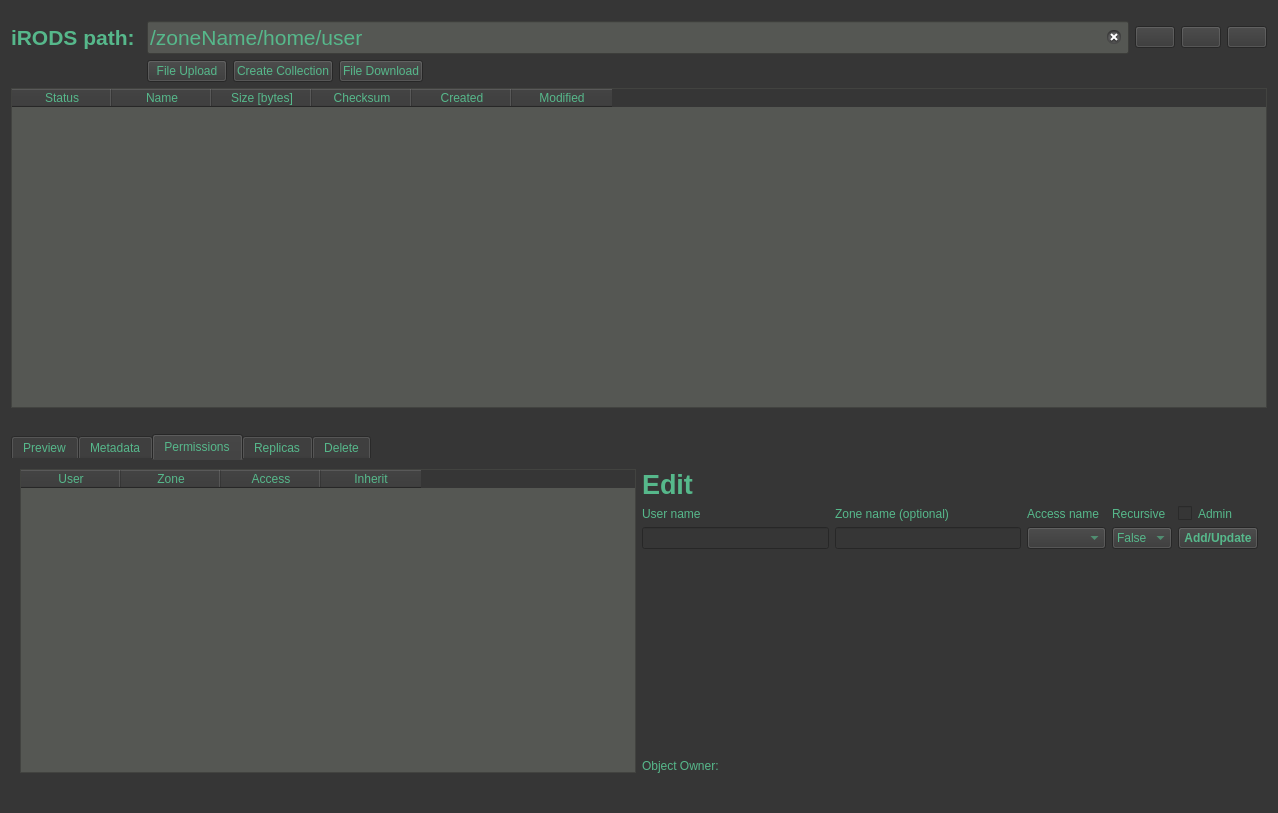
<?xml version="1.0" encoding="UTF-8"?>
<ui version="4.0">
 <class>tabBrowser</class>
 <widget class="QWidget" name="tabBrowser">
  <property name="geometry">
   <rect>
    <x>0</x>
    <y>0</y>
    <width>1278</width>
    <height>813</height>
   </rect>
  </property>
  <property name="windowTitle">
   <string>Form</string>
  </property>
  <property name="styleSheet">
   <string notr="true">QWidget
{
    color: rgb(86, 184, 139);
    background-color: rgb(54, 54, 54);
    border-color: rgb(86, 184, 139);
    selection-background-color: rgb(58, 152, 112);
}

QTabWidget
{
    background-color: rgb(85, 87, 83);
}

QTableWidget
{
    background-color: rgb(85, 87, 83);
    selection-background-color: rgb(58, 152, 112);
    border-color: rgb(86, 184, 139);
}

QLabel#errorLabel
{
    color: rgb(217, 174, 23);
}

QLineEdit#inputPath
{
    background-color: rgb(85, 87, 83);
    border-color: rgb(86, 184, 139);
}

QPushButton#dataDeleteButton
{
    background-color: rgb(164, 0, 0);
    color: rgb(46, 52, 54);
}</string>
  </property>
  <layout class="QVBoxLayout" name="verticalLayout">
   <item>
    <spacer name="verticalSpacer_13">
     <property name="orientation">
      <enum>Qt::Vertical</enum>
     </property>
     <property name="sizeType">
      <enum>QSizePolicy::Minimum</enum>
     </property>
     <property name="sizeHint" stdset="0">
      <size>
       <width>20</width>
       <height>10</height>
      </size>
     </property>
    </spacer>
   </item>
   <item>
    <layout class="QGridLayout" name="gridLayout">
     <item row="0" column="0">
      <widget class="QLabel" name="label_2">
       <property name="font">
        <font>
         <pointsize>16</pointsize>
         <weight>75</weight>
         <bold>true</bold>
        </font>
       </property>
       <property name="text">
        <string>iRODS path: </string>
       </property>
      </widget>
     </item>
     <item row="0" column="1">
      <widget class="QLineEdit" name="inputPath">
       <property name="font">
        <font>
         <pointsize>16</pointsize>
        </font>
       </property>
       <property name="styleSheet">
        <string notr="true"/>
       </property>
       <property name="text">
        <string>/zoneName/home/user</string>
       </property>
       <property name="echoMode">
        <enum>QLineEdit::Normal</enum>
       </property>
       <property name="placeholderText">
        <string/>
       </property>
       <property name="clearButtonEnabled">
        <bool>true</bool>
       </property>
      </widget>
     </item>
     <item row="0" column="2">
      <widget class="QPushButton" name="refreshButton">
       <property name="text">
        <string/>
       </property>
       <property name="icon">
        <iconset>
         <normaloff>../icons/refresh.png</normaloff>../icons/refresh.png</iconset>
       </property>
      </widget>
     </item>
     <item row="0" column="3">
      <widget class="QPushButton" name="parentButton">
       <property name="enabled">
        <bool>true</bool>
       </property>
       <property name="text">
        <string/>
       </property>
       <property name="icon">
        <iconset>
         <normaloff>../icons/arrow-up.png</normaloff>../icons/arrow-up.png</iconset>
       </property>
      </widget>
     </item>
     <item row="0" column="4">
      <widget class="QPushButton" name="homeButton">
       <property name="text">
        <string/>
       </property>
       <property name="icon">
        <iconset>
         <normaloff>../icons/home.png</normaloff>../icons/home.png</iconset>
       </property>
      </widget>
     </item>
     <item row="1" column="0">
      <layout class="QHBoxLayout" name="horizontalLayout_4"/>
     </item>
     <item row="1" column="1">
      <layout class="QHBoxLayout" name="horizontalLayout_5">
       <item>
        <widget class="QPushButton" name="UploadButton">
         <property name="text">
          <string>File Upload</string>
         </property>
        </widget>
       </item>
       <item>
        <widget class="QPushButton" name="createCollButton">
         <property name="text">
          <string>Create Collection</string>
         </property>
        </widget>
       </item>
       <item>
        <widget class="QPushButton" name="DownloadButton">
         <property name="text">
          <string>File Download</string>
         </property>
        </widget>
       </item>
       <item>
        <spacer name="horizontalSpacer">
         <property name="orientation">
          <enum>Qt::Horizontal</enum>
         </property>
         <property name="sizeHint" stdset="0">
          <size>
           <width>40</width>
           <height>20</height>
          </size>
         </property>
        </spacer>
       </item>
      </layout>
     </item>
    </layout>
   </item>
   <item>
    <widget class="QTableWidget" name="collTable">
     <property name="minimumSize">
      <size>
       <width>0</width>
       <height>250</height>
      </size>
     </property>
     <property name="styleSheet">
      <string notr="true"/>
     </property>
     <property name="sizeAdjustPolicy">
      <enum>QAbstractScrollArea::AdjustToContents</enum>
     </property>
     <property name="editTriggers">
      <set>QAbstractItemView::NoEditTriggers</set>
     </property>
     <property name="alternatingRowColors">
      <bool>false</bool>
     </property>
     <property name="selectionMode">
      <enum>QAbstractItemView::SingleSelection</enum>
     </property>
     <property name="selectionBehavior">
      <enum>QAbstractItemView::SelectRows</enum>
     </property>
     <column>
      <property name="text">
       <string notr="true">Status</string>
      </property>
      <property name="toolTip">
       <string notr="true"/>
      </property>
      <property name="whatsThis">
       <string notr="true"/>
      </property>
     </column>
     <column>
      <property name="text">
       <string>Name</string>
      </property>
     </column>
     <column>
      <property name="text">
       <string>Size [bytes]</string>
      </property>
     </column>
     <column>
      <property name="text">
       <string>Checksum</string>
      </property>
     </column>
     <column>
      <property name="text">
       <string>Created</string>
      </property>
     </column>
     <column>
      <property name="text">
       <string>Modified</string>
      </property>
     </column>
    </widget>
   </item>
   <item>
    <spacer name="verticalSpacer_12">
     <property name="orientation">
      <enum>Qt::Vertical</enum>
     </property>
     <property name="sizeType">
      <enum>QSizePolicy::Minimum</enum>
     </property>
     <property name="sizeHint" stdset="0">
      <size>
       <width>20</width>
       <height>20</height>
      </size>
     </property>
    </spacer>
   </item>
   <item>
    <widget class="QTabWidget" name="viewTabs">
     <property name="styleSheet">
      <string notr="true"/>
     </property>
     <property name="currentIndex">
      <number>2</number>
     </property>
     <widget class="QWidget" name="preview">
      <property name="font">
       <font>
        <weight>50</weight>
        <bold>false</bold>
       </font>
      </property>
      <property name="autoFillBackground">
       <bool>false</bool>
      </property>
      <attribute name="title">
       <string>Preview</string>
      </attribute>
      <layout class="QVBoxLayout" name="verticalLayout_2">
       <item>
        <widget class="QTextBrowser" name="previewBrowser"/>
       </item>
      </layout>
     </widget>
     <widget class="QWidget" name="metadata">
      <attribute name="title">
       <string>Metadata</string>
      </attribute>
      <layout class="QHBoxLayout" name="horizontalLayout">
       <item>
        <widget class="QTableWidget" name="metadataTable">
         <property name="minimumSize">
          <size>
           <width>600</width>
           <height>300</height>
          </size>
         </property>
         <property name="styleSheet">
          <string notr="true"/>
         </property>
         <property name="sizeAdjustPolicy">
          <enum>QAbstractScrollArea::AdjustToContents</enum>
         </property>
         <property name="editTriggers">
          <set>QAbstractItemView::NoEditTriggers</set>
         </property>
         <property name="selectionMode">
          <enum>QAbstractItemView::SingleSelection</enum>
         </property>
         <property name="selectionBehavior">
          <enum>QAbstractItemView::SelectRows</enum>
         </property>
         <column>
          <property name="text">
           <string>Key</string>
          </property>
         </column>
         <column>
          <property name="text">
           <string>Value</string>
          </property>
         </column>
         <column>
          <property name="text">
           <string>Units</string>
          </property>
         </column>
        </widget>
       </item>
       <item>
        <layout class="QGridLayout" name="gridLayout_2">
         <item row="0" column="0">
          <widget class="QPushButton" name="metaLoadFile">
           <property name="text">
            <string>Load File</string>
           </property>
          </widget>
         </item>
         <item row="1" column="0">
          <widget class="QLabel" name="label_3">
           <property name="font">
            <font>
             <pointsize>20</pointsize>
             <weight>75</weight>
             <bold>true</bold>
            </font>
           </property>
           <property name="text">
            <string>Edit</string>
           </property>
          </widget>
         </item>
         <item row="5" column="0">
          <widget class="QLabel" name="label_4">
           <property name="text">
            <string>Key</string>
           </property>
          </widget>
         </item>
         <item row="5" column="1">
          <widget class="QLabel" name="label_6">
           <property name="text">
            <string>Value</string>
           </property>
          </widget>
         </item>
         <item row="5" column="2">
          <widget class="QLabel" name="label_5">
           <property name="text">
            <string>Units</string>
           </property>
          </widget>
         </item>
         <item row="7" column="0">
          <widget class="QLineEdit" name="metaKeyField"/>
         </item>
         <item row="7" column="1">
          <widget class="QLineEdit" name="metaValueField"/>
         </item>
         <item row="7" column="2">
          <widget class="QLineEdit" name="metaUnitsField"/>
         </item>
         <item row="8" column="0">
          <widget class="QPushButton" name="metaAddButton">
           <property name="font">
            <font>
             <weight>75</weight>
             <bold>true</bold>
            </font>
           </property>
           <property name="text">
            <string>Add</string>
           </property>
          </widget>
         </item>
         <item row="8" column="1">
          <widget class="QPushButton" name="metaUpdateButton">
           <property name="font">
            <font>
             <weight>75</weight>
             <bold>true</bold>
            </font>
           </property>
           <property name="text">
            <string>Update</string>
           </property>
          </widget>
         </item>
         <item row="8" column="2">
          <widget class="QPushButton" name="metaDeleteButton">
           <property name="font">
            <font>
             <weight>75</weight>
             <bold>true</bold>
            </font>
           </property>
           <property name="text">
            <string>Delete</string>
           </property>
          </widget>
         </item>
         <item row="10" column="0">
          <spacer name="verticalSpacer">
           <property name="orientation">
            <enum>Qt::Vertical</enum>
           </property>
           <property name="sizeHint" stdset="0">
            <size>
             <width>20</width>
             <height>40</height>
            </size>
           </property>
          </spacer>
         </item>
        </layout>
       </item>
      </layout>
     </widget>
     <widget class="QWidget" name="accession">
      <attribute name="title">
       <string>Permissions</string>
      </attribute>
      <layout class="QHBoxLayout" name="horizontalLayout_2">
       <item>
        <widget class="QTableWidget" name="aclTable">
         <property name="minimumSize">
          <size>
           <width>600</width>
           <height>0</height>
          </size>
         </property>
         <property name="styleSheet">
          <string notr="true"/>
         </property>
         <property name="sizeAdjustPolicy">
          <enum>QAbstractScrollArea::AdjustToContents</enum>
         </property>
         <property name="editTriggers">
          <set>QAbstractItemView::NoEditTriggers</set>
         </property>
         <property name="selectionMode">
          <enum>QAbstractItemView::SingleSelection</enum>
         </property>
         <property name="selectionBehavior">
          <enum>QAbstractItemView::SelectRows</enum>
         </property>
         <column>
          <property name="text">
           <string>User</string>
          </property>
         </column>
         <column>
          <property name="text">
           <string>Zone</string>
          </property>
         </column>
         <column>
          <property name="text">
           <string>Access</string>
          </property>
         </column>
         <column>
          <property name="text">
           <string>Inherit</string>
          </property>
         </column>
        </widget>
       </item>
       <item>
        <layout class="QGridLayout" name="gridLayout_4">
         <item row="0" column="0">
          <widget class="QLabel" name="label_11">
           <property name="font">
            <font>
             <pointsize>20</pointsize>
             <weight>75</weight>
             <bold>true</bold>
            </font>
           </property>
           <property name="text">
            <string>Edit</string>
           </property>
          </widget>
         </item>
         <item row="4" column="0">
          <widget class="QLabel" name="label_13">
           <property name="text">
            <string>User name</string>
           </property>
          </widget>
         </item>
         <item row="4" column="1">
          <widget class="QLabel" name="label_8">
           <property name="text">
            <string>Zone name (optional)</string>
           </property>
          </widget>
         </item>
         <item row="4" column="2">
          <widget class="QLabel" name="label_10">
           <property name="text">
            <string>Access name</string>
           </property>
          </widget>
         </item>
         <item row="4" column="3">
          <widget class="QLabel" name="label_7">
           <property name="text">
            <string>Recursive</string>
           </property>
          </widget>
         </item>
         <item row="4" column="4">
          <widget class="QCheckBox" name="aclAdminBox">
           <property name="cursor">
            <cursorShape>PointingHandCursor</cursorShape>
           </property>
           <property name="styleSheet">
            <string notr="true"/>
           </property>
           <property name="text">
            <string>Admin</string>
           </property>
           <property name="checked">
            <bool>false</bool>
           </property>
          </widget>
         </item>
         <item row="6" column="0">
          <widget class="QLineEdit" name="aclUserField"/>
         </item>
         <item row="6" column="1">
          <widget class="QLineEdit" name="aclZoneField"/>
         </item>
         <item row="6" column="2">
          <widget class="QComboBox" name="aclBox">
           <item>
            <property name="text">
             <string/>
            </property>
           </item>
           <item>
            <property name="text">
             <string>null</string>
            </property>
           </item>
           <item>
            <property name="text">
             <string>read</string>
            </property>
           </item>
           <item>
            <property name="text">
             <string>write</string>
            </property>
           </item>
           <item>
            <property name="text">
             <string>own</string>
            </property>
           </item>
           <item>
            <property name="text">
             <string>inherit</string>
            </property>
           </item>
           <item>
            <property name="text">
             <string>noinherit</string>
            </property>
           </item>
          </widget>
         </item>
         <item row="6" column="3">
          <widget class="QComboBox" name="recurseBox">
           <item>
            <property name="text">
             <string>False</string>
            </property>
           </item>
           <item>
            <property name="text">
             <string>True</string>
            </property>
           </item>
          </widget>
         </item>
         <item row="6" column="4">
          <widget class="QPushButton" name="aclAddButton">
           <property name="font">
            <font>
             <weight>75</weight>
             <bold>true</bold>
            </font>
           </property>
           <property name="text">
            <string>Add/Update</string>
           </property>
          </widget>
         </item>
         <item row="8" column="0">
          <spacer name="verticalSpacer_2">
           <property name="orientation">
            <enum>Qt::Vertical</enum>
           </property>
           <property name="sizeHint" stdset="0">
            <size>
             <width>20</width>
             <height>40</height>
            </size>
           </property>
          </spacer>
         </item>
         <item row="9" column="0">
          <widget class="QLabel" name="owner_label">
           <property name="text">
            <string>Object Owner: </string>
           </property>
          </widget>
         </item>
        </layout>
       </item>
      </layout>
     </widget>
     <widget class="QWidget" name="replicas">
      <attribute name="title">
       <string>Replicas</string>
      </attribute>
      <layout class="QHBoxLayout" name="horizontalLayout_3">
       <item>
        <widget class="QTableWidget" name="replicaTable">
         <property name="styleSheet">
          <string notr="true"/>
         </property>
         <property name="sizeAdjustPolicy">
          <enum>QAbstractScrollArea::AdjustToContents</enum>
         </property>
         <property name="editTriggers">
          <set>QAbstractItemView::NoEditTriggers</set>
         </property>
         <property name="selectionMode">
          <enum>QAbstractItemView::SingleSelection</enum>
         </property>
         <property name="selectionBehavior">
          <enum>QAbstractItemView::SelectRows</enum>
         </property>
         <column>
          <property name="text">
           <string>Creator</string>
          </property>
         </column>
         <column>
          <property name="text">
           <string>Replica</string>
          </property>
         </column>
         <column>
          <property name="text">
           <string>Hierarchy</string>
          </property>
         </column>
         <column>
          <property name="text">
           <string>Size [bytes]</string>
          </property>
         </column>
         <column>
          <property name="text">
           <string>Modified</string>
          </property>
         </column>
         <column>
          <property name="text">
           <string>Status</string>
          </property>
         </column>
        </widget>
       </item>
      </layout>
     </widget>
     <widget class="QWidget" name="delete_2">
      <attribute name="title">
       <string>Delete</string>
      </attribute>
      <layout class="QHBoxLayout" name="horizontalLayout_6">
       <item>
        <widget class="QTextBrowser" name="deleteSelectionBrowser"/>
       </item>
       <item>
        <layout class="QVBoxLayout" name="verticalLayout_5">
         <item>
          <widget class="QPushButton" name="loadDeleteSelectionButton">
           <property name="text">
            <string>Load</string>
           </property>
          </widget>
         </item>
         <item>
          <spacer name="verticalSpacer_15">
           <property name="orientation">
            <enum>Qt::Vertical</enum>
           </property>
           <property name="sizeType">
            <enum>QSizePolicy::Minimum</enum>
           </property>
           <property name="sizeHint" stdset="0">
            <size>
             <width>20</width>
             <height>30</height>
            </size>
           </property>
          </spacer>
         </item>
         <item>
          <widget class="QPushButton" name="dataDeleteButton">
           <property name="font">
            <font>
             <pointsize>13</pointsize>
             <weight>75</weight>
             <bold>true</bold>
            </font>
           </property>
           <property name="styleSheet">
            <string notr="true"/>
           </property>
           <property name="text">
            <string>Delete</string>
           </property>
          </widget>
         </item>
        </layout>
       </item>
      </layout>
     </widget>
    </widget>
   </item>
   <item>
    <widget class="QLabel" name="errorLabel">
     <property name="styleSheet">
      <string notr="true"/>
     </property>
     <property name="text">
      <string/>
     </property>
    </widget>
   </item>
  </layout>
 </widget>
 <resources/>
 <connections/>
</ui>
